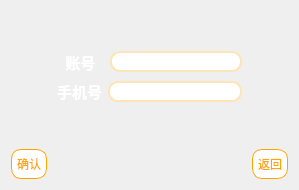
     <widget class="QWidget" name="PhoneNumberPage">
      <layout class="QGridLayout" name="gridLayout_8">
       <item row="4" column="0">
        <spacer name="horizontalSpacer_24">
         <property name="orientation">
          <enum>Qt::Horizontal</enum>
         </property>
         <property name="sizeHint" stdset="0">
          <size>
           <width>40</width>
           <height>20</height>
          </size>
         </property>
        </spacer>
       </item>
       <item row="4" column="2">
        <spacer name="horizontalSpacer_25">
         <property name="orientation">
          <enum>Qt::Horizontal</enum>
         </property>
         <property name="sizeHint" stdset="0">
          <size>
           <width>40</width>
           <height>20</height>
          </size>
         </property>
        </spacer>
       </item>
       <item row="5" column="0">
        <spacer name="horizontalSpacer_21">
         <property name="orientation">
          <enum>Qt::Horizontal</enum>
         </property>
         <property name="sizeHint" stdset="0">
          <size>
           <width>40</width>
           <height>20</height>
          </size>
         </property>
        </spacer>
       </item>
       <item row="5" column="2">
        <spacer name="horizontalSpacer_22">
         <property name="orientation">
          <enum>Qt::Horizontal</enum>
         </property>
         <property name="sizeHint" stdset="0">
          <size>
           <width>40</width>
           <height>20</height>
          </size>
         </property>
        </spacer>
       </item>
       <item row="5" column="1">
        <layout class="QGridLayout" name="gridLayout_4">
         <item row="0" column="0">
          <widget class="QLabel" name="PhoneNum">
           <property name="font">
            <font>
             <pointsize>11</pointsize>
             <bold>true</bold>
            </font>
           </property>
           <property name="styleSheet">
            <string notr="true">color: rgb(255, 255, 255);</string>
           </property>
           <property name="text">
            <string>手机号</string>
           </property>
          </widget>
         </item>
         <item row="0" column="1">
          <widget class="QLineEdit" name="PhoneNumEdit">
           <property name="styleSheet">
            <string notr="true">QLineEdit {
	border: 2px solid #FFE4B5; /* 边框宽度为1px，颜色为#A0A0A0 */
	border-radius: 10px; /* 边框圆角 */
	padding-left: 5px; /* 文本距离左边界有5px */
	background-color: 	#FFFFFF	; /* 背景颜色 */
	color: 	#000000; /* 文本颜色 */
	selection-background-color: #000000; /* 选中文本的背景颜色 */
	selection-color: #FFFFFF; /* 选中文本的颜色 */
	font-family: &quot;Microsoft YaHei&quot;; /* 文本字体族 */
	font-size: 10pt; /* 文本字体大小 */
}

QLineEdit:hover { /* 鼠标悬浮在QLineEdit时的状态 */
	border: 2px solid #FFA500;
	border-radius: 10px;
	background-color: #FFFFFF;
	color: 	#000000;
	selection-background-color: #000000;
	selection-color: #FFFFFF;
}

QLineEdit:read-only { /* QLineEdit在只读时的状态 */
	border: 2px solid 	#D2B48C;
	background-color: 	#D2B48C;
	color: 	#000000;
}</string>
           </property>
          </widget>
         </item>
        </layout>
       </item>
       <item row="4" column="1">
        <layout class="QFormLayout" name="formLayout_2">
         <item row="0" column="0">
          <widget class="QLabel" name="AccountNum">
           <property name="font">
            <font>
             <pointsize>11</pointsize>
             <bold>true</bold>
            </font>
           </property>
           <property name="styleSheet">
            <string notr="true">color: rgb(255, 255, 255);</string>
           </property>
           <property name="text">
            <string>  账号  </string>
           </property>
          </widget>
         </item>
         <item row="0" column="1">
          <widget class="QLineEdit" name="AccountNumEdit">
           <property name="styleSheet">
            <string notr="true">QLineEdit {
	border: 2px solid #FFE4B5; /* 边框宽度为1px，颜色为#A0A0A0 */
	border-radius: 10px; /* 边框圆角 */
	padding-left: 5px; /* 文本距离左边界有5px */
	background-color: 	#FFFFFF	; /* 背景颜色 */
	color: 	#000000; /* 文本颜色 */
	selection-background-color: #000000; /* 选中文本的背景颜色 */
	selection-color: #FFFFFF; /* 选中文本的颜色 */
	font-family: &quot;Microsoft YaHei&quot;; /* 文本字体族 */
	font-size: 10pt; /* 文本字体大小 */
}

QLineEdit:hover { /* 鼠标悬浮在QLineEdit时的状态 */
	border: 2px solid #FFA500;
	border-radius: 10px;
	background-color: #FFFFFF;
	color: 	#000000;
	selection-background-color: #000000;
	selection-color: #FFFFFF;
}

QLineEdit:read-only { /* QLineEdit在只读时的状态 */
	border: 2px solid 	#D2B48C;
	background-color: 	#D2B48C;
	color: 	#000000;
}</string>
           </property>
          </widget>
         </item>
        </layout>
       </item>
       <item row="7" column="0" colspan="3">
        <layout class="QHBoxLayout" name="ButtonsBox_3">
         <item>
          <widget class="QPushButton" name="Y">
           <property name="styleSheet">
            <string notr="true">QPushButton{
	font: 12pt &quot;幼圆&quot;;
    color: 	#FFA500;
    background-color: #FFFFFF;
    border-color: 	#FFA500;
    border-radius: 10px;
    border-style: solid;
    border-width: 1px;
    padding: 5px;
}

/**鼠标停留在按钮上的样式**/
QPushButton::hover{	
    color: #FFFFFF;
    background-color: #FFA500;
    border-color: #FFA500;
}

/**鼠标按压下去的样式**/
QPushButton::pressed,QPushButton::checked{
    color: #FFFFFF;
    background-color: #FF8C00;
	border-color: #FF8C00;
}</string>
           </property>
           <property name="text">
            <string>确认</string>
           </property>
          </widget>
         </item>
         <item>
          <spacer name="horizontalSpacer_23">
           <property name="orientation">
            <enum>Qt::Horizontal</enum>
           </property>
           <property name="sizeHint" stdset="0">
            <size>
             <width>40</width>
             <height>20</height>
            </size>
           </property>
          </spacer>
         </item>
         <item>
          <widget class="QPushButton" name="N">
           <property name="styleSheet">
            <string notr="true">QPushButton{
	font: 12pt &quot;幼圆&quot;;
    color: 	#FFA500;
    background-color: #FFFFFF;
    border-color: 	#FFA500;
    border-radius: 10px;
    border-style: solid;
    border-width: 1px;
    padding: 5px;
}

/**鼠标停留在按钮上的样式**/
QPushButton::hover{	
    color: #FFFFFF;
    background-color: #FFA500;
    border-color: #FFA500;
}

/**鼠标按压下去的样式**/
QPushButton::pressed,QPushButton::checked{
    color: #FFFFFF;
    background-color: #FF8C00;
	border-color: #FF8C00;
}</string>
           </property>
           <property name="text">
            <string>返回</string>
           </property>
          </widget>
         </item>
        </layout>
       </item>
       <item row="6" column="1">
        <spacer name="verticalSpacer_13">
         <property name="orientation">
          <enum>Qt::Vertical</enum>
         </property>
         <property name="sizeHint" stdset="0">
          <size>
           <width>20</width>
           <height>40</height>
          </size>
         </property>
        </spacer>
       </item>
       <item row="0" column="1">
        <spacer name="verticalSpacer_14">
         <property name="orientation">
          <enum>Qt::Vertical</enum>
         </property>
         <property name="sizeHint" stdset="0">
          <size>
           <width>20</width>
           <height>40</height>
          </size>
         </property>
        </spacer>
       </item>
      </layout>
     </widget>
